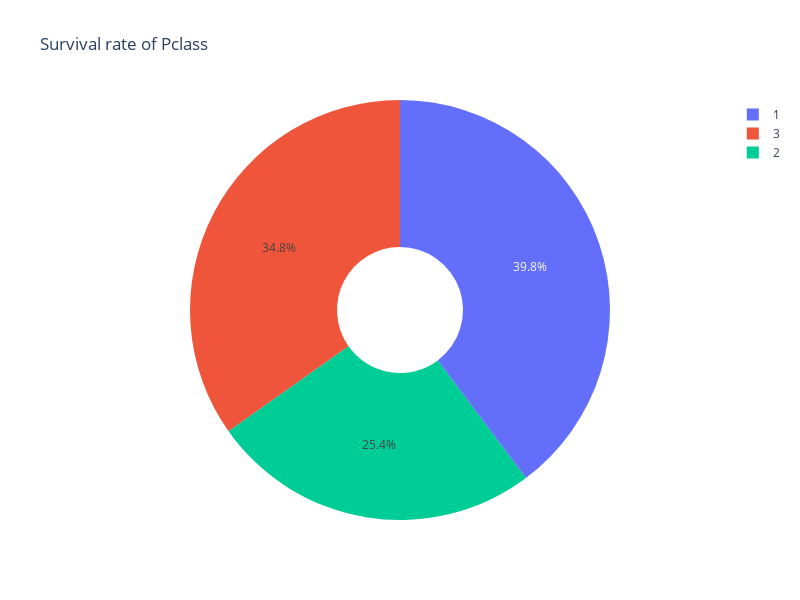

Write notebook code for a chart like this one.
### Code cell
fig = px.pie(data_frame=df, values='Survived',
                names='Pclass',
                title='Survival rate of Pclass',
                hole=0.3,
                width=800, height=600)

fig.show()

### Figure 1 — Plotly figure (JSON) as saved in the notebook; plotly's stock layout.template omitted (floating-point values rounded to 4 significant figures; data arrays with more than 128 entries replaced by an {"elided": "..."} marker saying what was removed)
{"data": [{"domain": {"x": [0, 1], "y": [0, 1]}, "hole": 0.3, "hovertemplate": "Pclass=%{label}<br>Survived=%{value}<extra></extra>", "labels": {"elided": "891 int values"}, "legendgroup": "", "name": "", "showlegend": true, "type": "pie", "values": {"elided": "891 int values"}}], "layout": {"height": 600, "legend": {"tracegroupgap": 0}, "title": {"text": "Survival rate of Pclass"}, "width": 800}}
